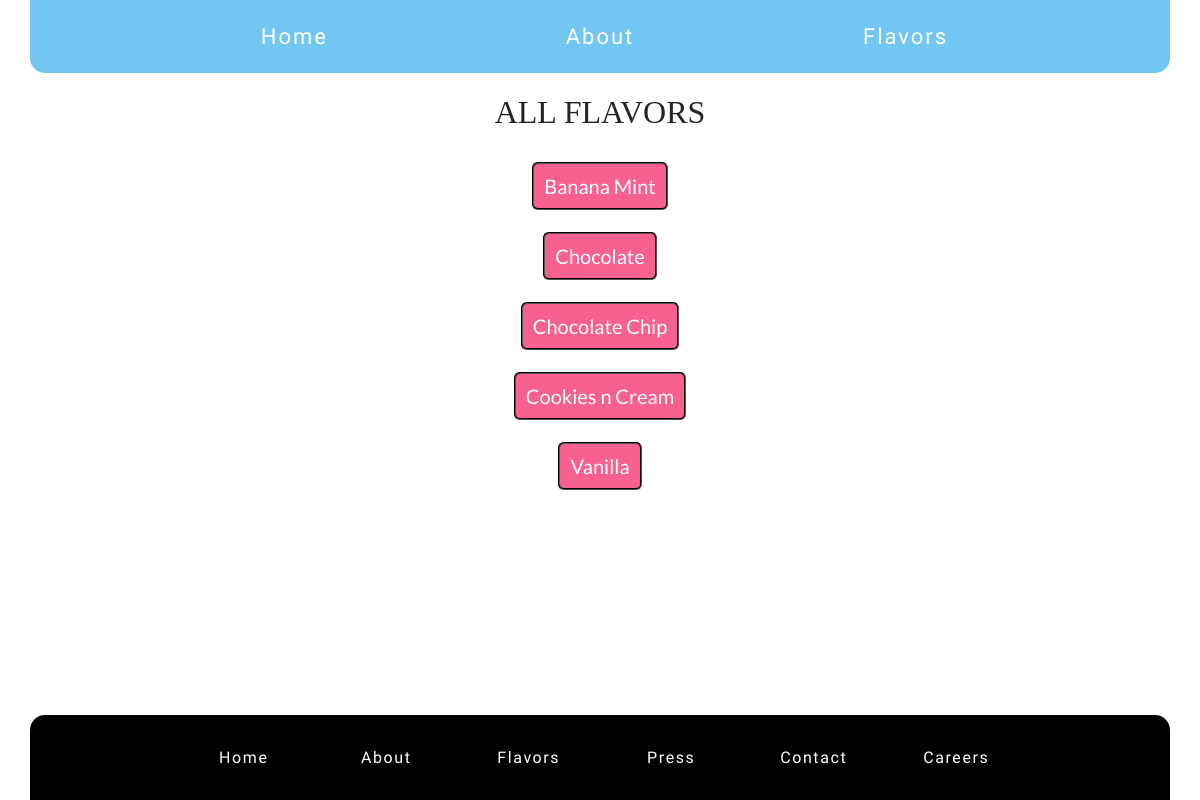
The page /icecream/all_flavors/ on the database as committed earlier.
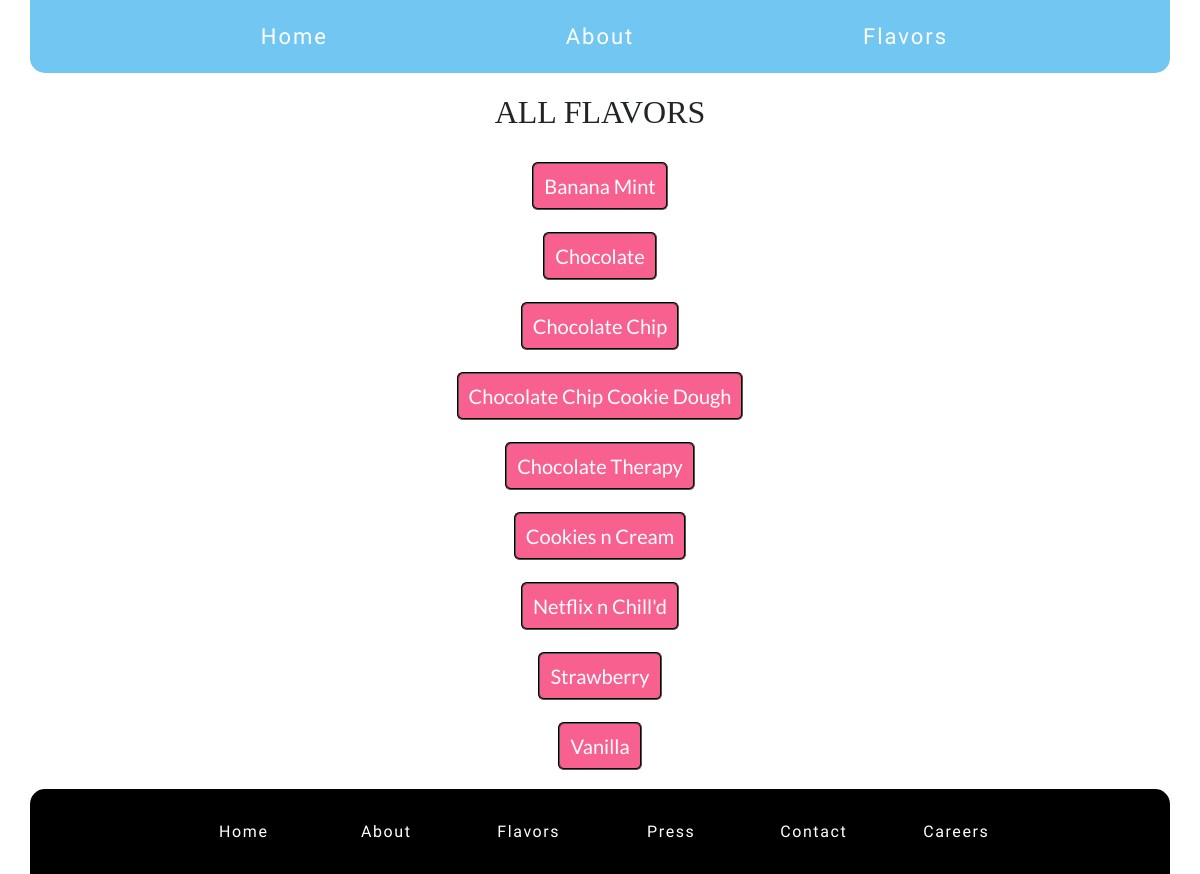
The same page on the database as committed later.
### icecream/models.py (models this page shows, shortened)
class Icecream(models.Model):
    flavor = models.CharField(max_length = 50)
    base = models.CharField(max_length = 11, choices=BASE)
    available = models.CharField(max_length=9, choices=AVAILABLE)
    Featured = models.BooleanField(choices=BOOL)
    date_churned = models.DateField(default=datetime.date.today)
    class Meta:
        ordering = ['flavor']

### icecream/views.py (the view)
# urls.py: path('all_flavors/', views.AllFlavorView.as_view(), name = 'all_flavors'),
class AllFlavorView(generic.ListView):
    template_name = 'icecream/all_flavors.html'
    model = Icecream

### icecream/templates/icecream/all_flavors.html
{% extends 'icecream/index.html' %}
{% block content %}
<h2>ALL FLAVORS</h2>
{% for icecream in object_list %}
<p class="flavor-list">
    <a id='flavors' href="{% url 'icecream:detail' icecream.id %}">{{icecream.flavor}}</a>
</p>
{% endfor %}
{% endblock content %}

### icecream/templates/icecream/index.html (shortened to what this page needs)
{% extends 'base.html' %}

### templates/base.html (shortened to what this page needs)
<!DOCTYPE html>
<html lang="en">
<head>
    {% load static %}
    <link href="https://stackpath.bootstrapcdn.com/bootstrap/4.4.1/css/bootstrap.min.css" rel="stylesheet">
    <link rel="stylesheet" href="{% static 'css/styles.css' %}">
</head>
<body>
    <div class="container">
    {% include 'header.html' %}
    {% block content %}
    {% endblock content %}
    {% include 'footer.html' %}
    </div>
</body>
</html>

### templates/header.html
<div class="row no-gutters" id="header">
    <div class="col-1"></div>
    <div class="col"><a href="{% url 'brochure:index' %}">Home</a></div>
    <div class="col"><a href="{% url 'brochure:about' %}">About</a></div>
    <div class="col"><a href="{% url 'icecream:index' %}">Flavors</a></div>
    <div class="col-1"></div>
</div>

### templates/footer.html
<div class="row no-gutters" id="footer">
    <div class="col"></div>
    <div class="col"><a href="{% url 'brochure:index' %}">Home</a></div>
    <div class="col"><a href="{% url 'brochure:about' %}">About</a></div>
    <div class="col"><a href="{% url 'icecream:index' %}">Flavors</a></div>
    <div class="col"><a href="{% url 'icecream:index' %}">Press</a></div>
    <div class="col"><a href="{% url 'icecream:index' %}">Contact</a></div>
    <div class="col"><a href="{% url 'icecream:index' %}">Careers</a></div>
    <div class="col"></div>
</div>

### static/css/styles.css (style rules this page uses)
body { font-family: 'Playfair Display', serif; font-family: 'Merriweather', serif; font-family: 'Montserrat', sans-serif; font-family: 'Lato', sans-serif; background-image: url("https://content.mycutegraphics.com/backgrounds/birthday/happy-birthday-ice-cream-cone-background.gif"); }
.container { background-color: rgba(255, 255, 255,.7); padding: 0; min-height: 100vh; display: flex; flex-direction: column; }
#header { padding: 20px; background-color:#71C6F2; text-align: center; border-radius: 0px 0px 15px 15px; }
#header a { color: #FFF; font-size: 22px; text-decoration: none; font-family: 'Black Ops One', cursive; letter-spacing: 1.5pt; }
#footer { background-color:#000; text-align: center; padding: 30px 0px; border-radius: 15px 15px 0px 0px; margin-top: auto; }
#footer a { color: #FFF; font-size: 16px; text-decoration: none; font-family: 'Black Ops One', cursive; letter-spacing: 1.2pt; }
#flavors { background-color: #F86090; color: white; padding: 10px; text-decoration: none; font-size: 20px; border-radius: 6px; border: 2pt groove #000; }
.flavor-list { text-align: center; padding: 12px; }
h2 { text-align: center; padding: 20px; font-family: 'Arvo', serif; }

Rows that differ between the two databases and show on the page:
added Icecream: flavor "Chocolate Chip Cookie Dough"
added Icecream: flavor "Chocolate Therapy"
added Icecream: flavor "Netflix n Chill'd"
added Icecream: flavor "Strawberry"
